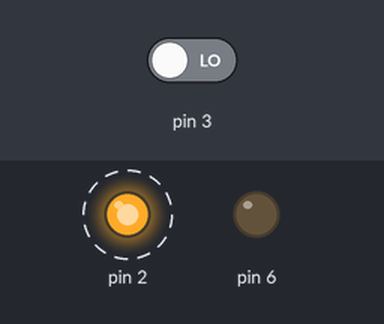
Recording of a sketch running on a simulated Arduino Uno, built with avr-gcc and run on an emulated ATmega328P. On the bench: output pins drawn as LEDs (lit = HIGH). Dashed ring = blinking. The inputs (shaded band) are chosen by the test bench; at power-on: pin 3 LOW.

Above: at 0.1 s.
At 39.1 s:
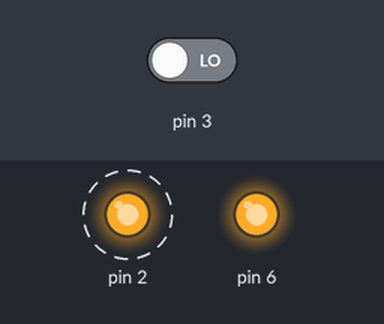
Timing chart, 0 to 40.0 s (numbered marks = the images above):
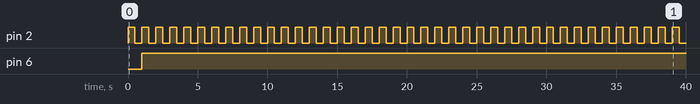

The sketch:

sound_and_lights.ino
```cpp
#define BUTTON_PIN
#define LED 2 //connect LED to digital pin2
int buttonState = 0;
void setup()
{
  pinMode(6, OUTPUT);
  pinMode(3, INPUT);
   pinMode(2, OUTPUT);

}

void loop()
{
buttonState = digitalRead(3);
 digitalWrite(2, HIGH);   // set the LED on
  delay(500);               // for 500ms
  digitalWrite(2, LOW);   // set the LED off
  delay(500);
digitalWrite(6, HIGH);
//delay(1000);
     while (buttonState == HIGH)
        {
                //If the button is pressed, turn the buzzer on
                digitalWrite(6, LOW);
break;
        }        }

  //digitalWrite(6, LOW);
  //delay(1000);
```

Measured:
- by itself, pin 2: alternates HIGH for 0.50 s and LOW for 0.50 s
- by itself, pin 6: LOW → HIGH at 1.0 s
